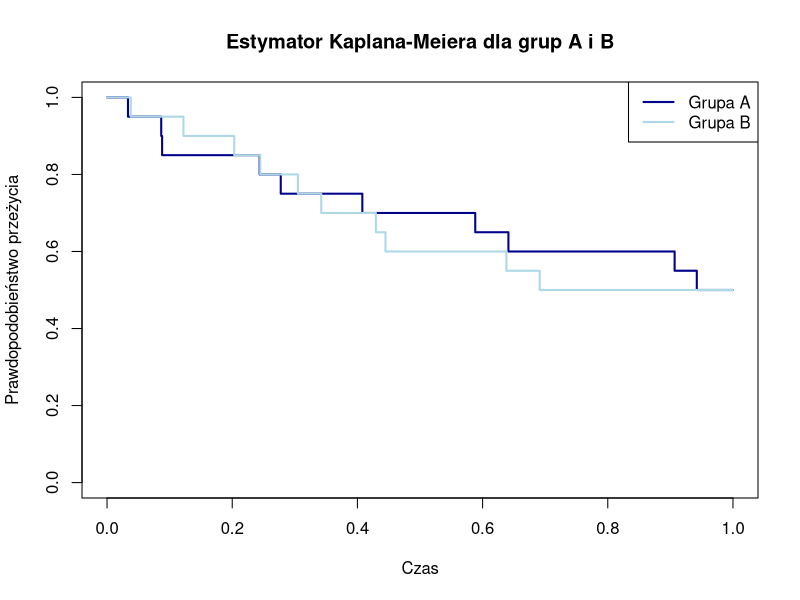
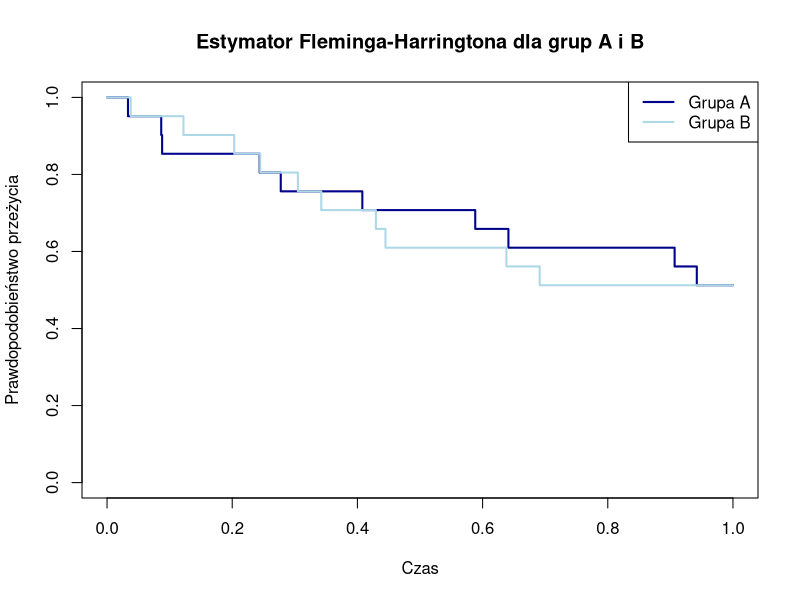
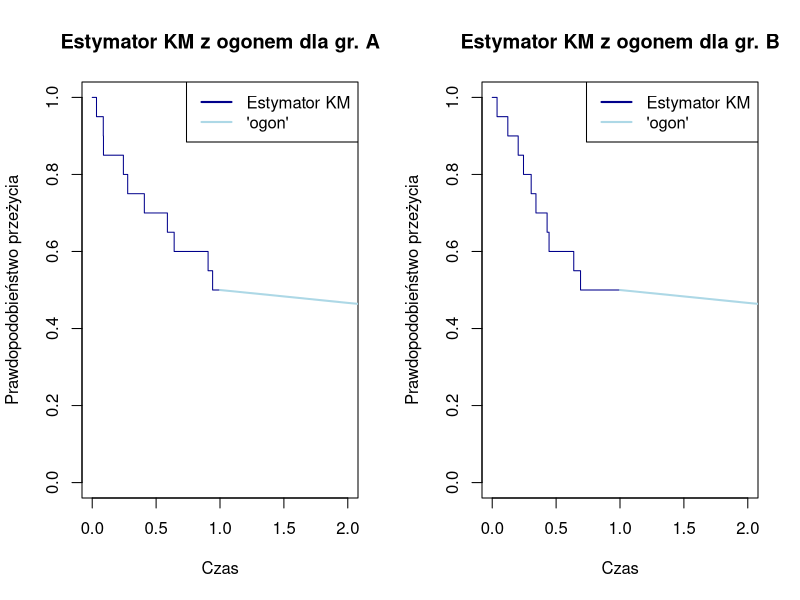
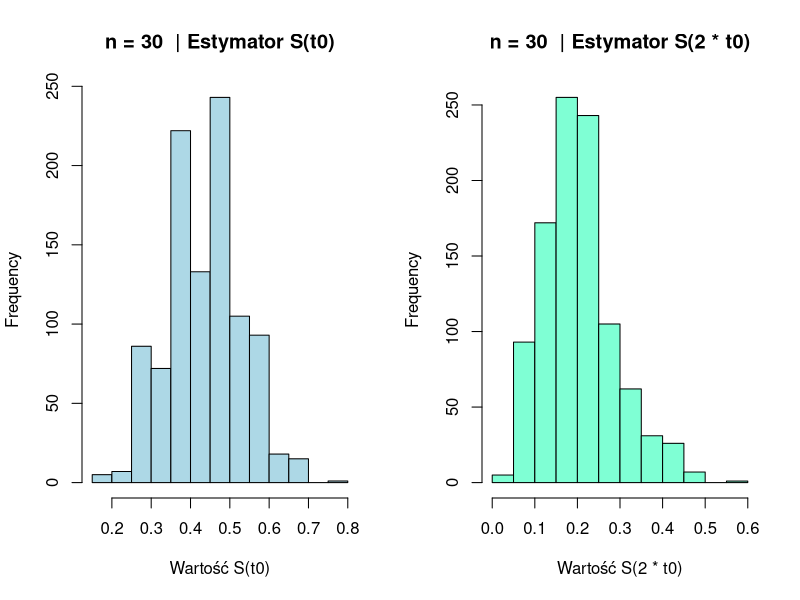
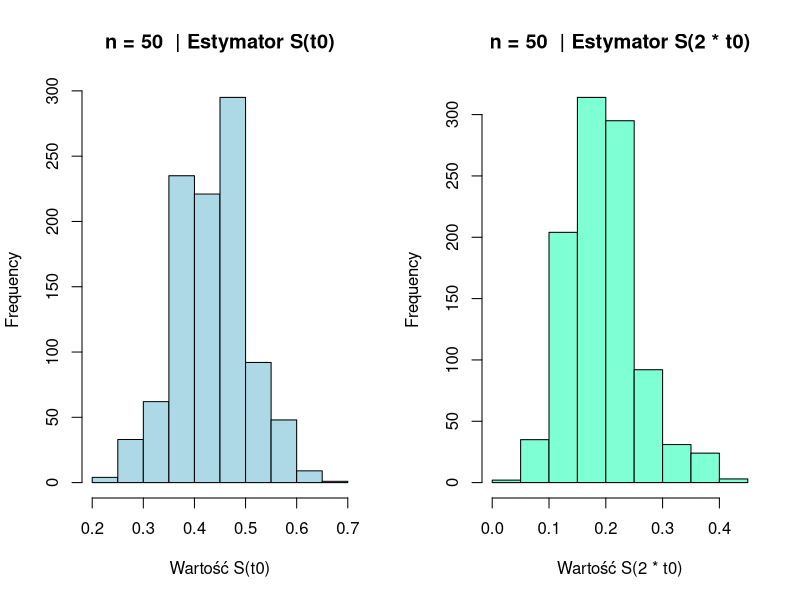
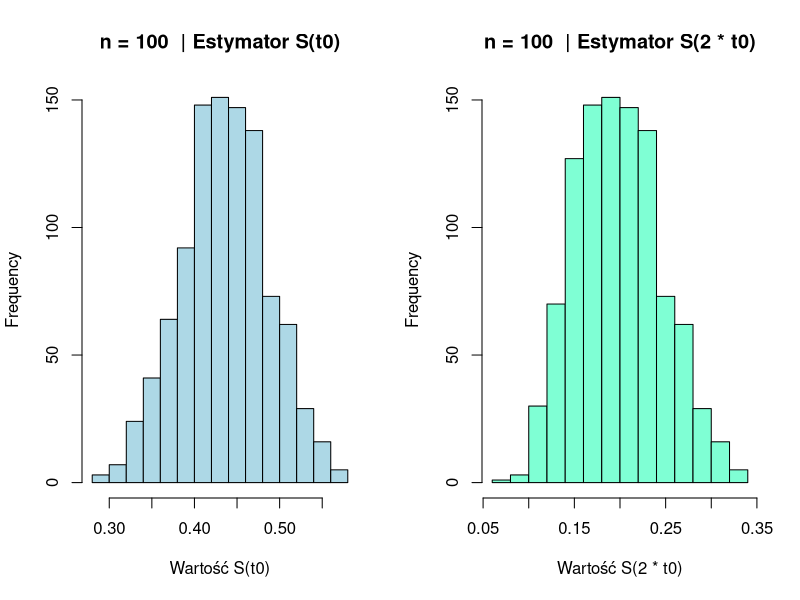

Reproduce these figures in R, in order.
## ---- chunk 1
knitr::opts_chunk$set(warning = FALSE, message = FALSE) 
knitr::opts_chunk$set(fig.pos = "H", out.extra = "", fig.align = "center")
library(knitr)
library(kableExtra)
## ---- chunk 2
n=20
t0=1
delta=numeric(n)
grupa_A <- numeric(n)
grupa_B <- numeric(n)

grupa_A[1:10] <- c(0.03345514, 0.08656403, 0.08799947, 0.24385821, 0.27755032,
0.40787247, 0.58825664, 0.64125620, 0.90679161, 0.94222208)

grupa_B[1:10] <- c(0.03788958, 0.12207257, 0.20319983, 0.24474299, 0.30492413,
0.34224462, 0.42950144, 0.44484582, 0.63805066, 0.69119721)

## cenzurowanie I-go typu

grupa_A[11:20] <- t0
grupa_B[11:20] <- t0

delta_A <- c(rep(1, 10), rep(0, 10))
delta_B <- c(rep(1, 10), rep(0, 10))

dane_A <- data.frame(czas = grupa_A, delta = delta_A)
dane_B <- data.frame(czas = grupa_B, delta = delta_B)
## ---- chunk 3

## zostawione dla historii
KM <- function(t,dane){
    n <- length(dane)
    i <- 1
    iloczyn <- 1
    while (i <= n && dane$czas[i] <= t) {
      iloczyn = iloczyn *(1-dane$delta[i]/(n-i+1))
      i=i+1
    }
    return(iloczyn)
}

## ---- chunk 4
library(survival)

km_fit_a <- survfit(Surv(czas,delta)~1, dane_A)
result_km_a <- data.frame(time = km_fit_a$time, surv = km_fit_a$surv)

km_fit_b <- survfit(Surv(czas,delta)~1, dane_B)
result_km_b <- data.frame(time = km_fit_b$time, surv = km_fit_b$surv)


plot(km_fit_a, col = "darkblue",conf.int = FALSE, lwd = 2, 
     xlab = "Czas", ylab = "Prawdopodobieństwo przeżycia", 
     main = "Estymator Kaplana-Meiera dla grup A i B",
     xlim = c(0, 1))
lines(km_fit_b, col = "lightblue",conf.int = FALSE, lwd = 2)
legend("topright",
       legend = c("Grupa A", "Grupa B"),
       col = c("darkblue", "lightblue"),
       lwd = 2)
## ---- chunk 5
fh_fit_a <- survfit(Surv(czas,delta)~1, dane_A, type = "fleming-harrington")
result_fh_a <- data.frame(time = fh_fit_a$time, surv = fh_fit_a$surv)

fh_fit_b <- survfit(Surv(czas,delta)~1, dane_B, type = "fleming-harrington")
result_fh_b <- data.frame(time = fh_fit_b$time, surv = fh_fit_b$surv)

plot(fh_fit_a, conf.int = FALSE, col = "darkblue", lwd = 2, 
     xlab = "Czas", ylab = "Prawdopodobieństwo przeżycia", 
     main = "Estymator Fleminga-Harringtona dla grup A i B",
     xlim = c(0, 1))
lines(fh_fit_b,conf.int = FALSE, col = "lightblue", lwd = 2)
legend("topright",
       legend = c("Grupa A", "Grupa B"),
       col = c("darkblue", "lightblue"),
       lwd = 2)
## ---- chunk 6

est <- function(time,km,t0){
  y <- numeric(length(time))
  i <- 1
  for (t in time){
    y[i] <- exp(log(min(km))*t/t0)
    i = i+1
  }
  return(y)
}

wykres <- function(dane,t0,nazwa_wykresu){
  km_fit <- survfit(Surv(czas,delta)~1, dane)
  ogonx <- seq(from = (t0), to = 2*t0, by = 0.1)
  ogony <- est(ogonx,km_fit$surv,t0)
  plot(km_fit, col = "darkblue",conf.int = FALSE,
       xlab = "Czas", ylab = "Prawdopodobieństwo przeżycia", 
       main = nazwa_wykresu,
       xlim = c(0, t0*2))
  lines(ogony, col = "lightblue", lwd = 2)
  legend("topright",
         legend = c("Estymator KM", "'ogon'"),
         col = c("darkblue", "lightblue"),
         lwd = 2)
}
## ---- chunk 7

par(mfrow = c(1,2))
wykres(dane_A,1,"Estymator KM z ogonem dla gr. A")

wykres(dane_B,1,"Estymator KM z ogonem dla gr. B")
## ---- chunk 8
typ_I <- function(t0, alfa, lambda, n){
  p <- runif(n)
  X<-numeric(n)
  delta <-numeric(n)
  for(i in 1:n){
  X[i]=(-(1/lambda))*log(1-(p[i])^(1/alfa))
  if(X[i]>t0){
    X[i] <- t0
    delta[i] <- 0
  }else{delta[i]<-1}}
  return(data.frame(X = X, delta = delta))
}
est <- function(time,km,t0){
  y <- numeric(length(time))
  i <- 1
  for (t in time){
    y[i] <- exp(log(min(km))*t/t0)
    i = i+1
  }
  return(y)
}
est_KM_ogon <- function(dane,t0){
  km_fit <- survfit(Surv(X,delta)~1, dane)
  ogonx <- seq(from = (t0+0.1), to = 2*t0, by = 0.1)
  ogony <- est(ogonx,km_fit$surv,t0)
  fy <- c(km_fit$surv, ogony)
  fx <- c(km_fit$time, ogonx)
  funkcja <- data.frame(x = fx, y = fy)
  xt0 <- funkcja$y[funkcja$x == t0]
  x2t0 <- funkcja$y[funkcja$x == 2*t0]
  return(c(xt0,x2t0))
  
}
par(mfrow = c(1,2))

histogramy <- function(alfa,lambda,t0,m,n_list){
  for(n in n_list){
    st0 <- numeric(m)
    s2t0 <- numeric(m)
    for(i in (1:m)){
      dane <- typ_I(t0,alfa,lambda,n)
      s <- est_KM_ogon(dane,t0)
      st0[i]<- s[1]
      s2t0[i]<- s[2]
    }
    hist(st0, col = "lightblue", 
         main = paste("n =", n, " | Estymator S(t0)"), 
         xlab = "Wartość S(t0)")
    hist(s2t0, col = "aquamarine",
         main = paste("n =", n, " | Estymator S(2 * t0)"), 
         xlab = "Wartość S(2 * t0)")
  }
}
n_list <- c(30,50,100)
alfa <- 4
lambda <- 1
t0 <- sqrt(alfa)/lambda
m <- 1000

histogramy(alfa,lambda,t0,m,n_list)
## ---- chunk 9
library(survival)
est <- function(t,km,t0){return(exp(log(km)*t/t0))}
## ---- chunk 10
sr_czas_KM <- function(dane,t0){
  km_fit <- survfit(Surv(czas,delta)~1, dane)
  bez_ogonu <- sum(diff(c(0,km_fit$time))*c(1,km_fit$surv[-length(km_fit$surv)]))
  ogon <- integrate(function(t) est(t, min(km_fit$surv), t0), t0, Inf)$value
  w <- bez_ogonu + ogon
  return(w)
}
## ---- chunk 11
sr_czas_FH <- function(dane,t0){
  km_fit <- survfit(Surv(czas,delta)~1, dane, type= "fleming-harrington")
  bez_ogonu <- sum(diff(c(0,km_fit$time))*c(1,km_fit$surv[-length(km_fit$surv)]))
  ogon <- integrate(function(t) est(t, min(km_fit$surv), t0), t0, Inf)$value
  w <- bez_ogonu + ogon
  return(w)
}
## ---- chunk 12
n=20
t0=1
delta=numeric(n)
grupa_A <- numeric(n)
grupa_B <- numeric(n)

grupa_A[1:10] <- c(0.03345514, 0.08656403, 0.08799947, 0.24385821, 0.27755032,
0.40787247, 0.58825664, 0.64125620, 0.90679161, 0.94222208)

grupa_B[1:10] <- c(0.03788958, 0.12207257, 0.20319983, 0.24474299, 0.30492413,
0.34224462, 0.42950144, 0.44484582, 0.63805066, 0.69119721)

## cenzurowanie I-go typu

grupa_A[11:20] <- t0
grupa_B[11:20] <- t0

delta_A <- c(rep(1, 10), rep(0, 10))
delta_B <- c(rep(1, 10), rep(0, 10))

dane_A <- data.frame(czas = grupa_A, delta = delta_A)
dane_B <- data.frame(czas = grupa_B, delta = delta_B)
## ---- chunk 13
KM_A<-sr_czas_KM(dane_A,1)
FH_A<-sr_czas_FH(dane_A,1)

KM_B<-sr_czas_KM(dane_B,1)
FH_B<-sr_czas_FH(dane_B,1)

tabela <- data.frame(
  dane_A = c(KM_A, FH_A),
  dane_B = c(KM_B, FH_B),
  row.names = c("estymator KM", "estymator FH")
)

kable(tabela, format = "latex", 
      booktabs = TRUE, caption = "Porównanie estymatorów") %>%
kable_styling(latex_options = c("hold_position"))
## ---- chunk 14

estymator_Kaplana_Meiera <- function(t, dane) {
  dane <- dane[order(dane$czas), ]
  n <- nrow(dane)
  if (length(t) > 1) {
    return(sapply(t, function(tt) estymator_Kaplana_Meiera(tt, dane)))
  }
  iloczyn <- 1
  for (i in 1:n) {
    if (dane$czas[i] <= t) {
      iloczyn <- iloczyn * (1 - dane$delta[i] / (n - i + 1))
    } else break
  }
  return(iloczyn)
}

library(survival)
est <- function(t,km,t0){return(exp(log(km)*t/t0))}

estymator_punktowy <- function(dane,t_plus,tau){
  km_fit <- survfit(Surv(czas,delta)~1, dane)
  bez_ogonu <- sum(diff(c(0,km_fit$time))*c(1,km_fit$surv[-length(km_fit$surv)]))
  ogon <- (tau - t_plus) * km_fit$surv[length(km_fit$surv)]
  w <- bez_ogonu + ogon
  return(w)
}
## ---- chunk 15
estymator_przedzialowy <- function(dane, alfa){
  
  # dane przekształcone na ramkę danych, kolmuny: czas, delta
  czas <- numeric(length(dane))
  delta <- numeric(length(dane))
  for (i in 1:length(dane)) {
    if (grepl("\\+$", dane[i])) {  
      czas[i] <- as.numeric(sub("\\+$", "", dane[i])) 
      delta[i] <- 0
    } else {
      czas[i] <- as.numeric(dane[i])
      delta[i] <- 1
    }
  }
  dane_ramka <- data.frame(czas = czas, delta = delta)
  dane_ramka <- dane_ramka[order(dane_ramka$czas), ]
  
  km_fit <- survfit(Surv(czas, delta)~1,data=dane_ramka)
  censor <- km_fit$n.event>0
  d <- km_fit$n.event[censor==TRUE]
  r <- km_fit$n.risk[censor==TRUE]
  czasy <- km_fit$time[censor==TRUE]
  tau=1500
  t_plus <- max(km_fit$time)
  
  czasy_unikalne <- unique(km_fit$time[km_fit$n.event > 0])
  D <- length(czasy_unikalne)
  
  V=0
  for(i in 1:D){
      V <- V + (integrate(function(t) estymator_Kaplana_Meiera(t, dane_ramka),
                 lower = czasy_unikalne[i], upper = tau)$value)^2 * d[i]/(r[i]*(r[i]-d[i]))} 
  
  mi_tau <- estymator_punktowy(dane_ramka,t_plus,tau)
  T_L = mi_tau - qnorm(1-alfa/2)*sqrt(V)
  T_U = mi_tau + qnorm(1-alfa/2)*sqrt(V)
  return(c(T_L,T_U))
}
## ---- chunk 16
pacjentki_niski_stopien <- c("28", "89", "175", "195", "309", 
                             "377+", "393+", "421+", "447+",
                             "462", "709+", "744+", "770+", 
                             "1106+", "1206+")

pacjentki_wysoki_stopien <- c("34", "88", "137", "199", "280",
                              "291", "299+", "300+", "309",
                              "351", "358", "369", "369", "370", 
                              "375", "382", "392",
                              "429+", "451", "1119+")

P1 <- round(estymator_przedzialowy(pacjentki_niski_stopien, alfa=0.05),2)
P2 <- round(estymator_przedzialowy(pacjentki_wysoki_stopien, alfa=0.05),2)
P1
P2
